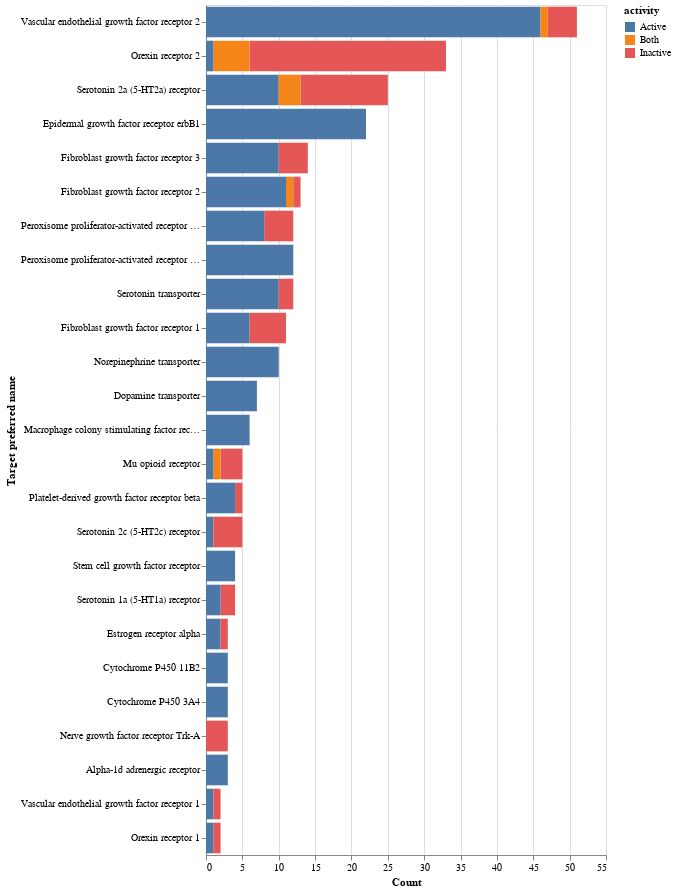

Notebook source saved alongside this figure:
### Code cell
temp = out_df.groupby('pref_name').filter(lambda x : len(x)>1)
ch = alt.Chart(temp).mark_bar()

# ch = ch.encode(
#     x = alt.X('pref_name', sort='-y', title='Target preferred name'),
#     y = alt.Y('count()'),
#     color=alt.Color('activity'),
#     order=alt.Order('activity', sort='ascending'),
# )

ch = ch.encode(
    y = alt.Y('pref_name', sort='-x', title='Target preferred name'),
    x = alt.X('count()', title='Count'),
    color=alt.Color('activity'),
    order=alt.Order('activity', sort='ascending'),
    tooltip=['count()',]
).properties(height=850,width=400)

ch.configure_axisY(
titleFontSize=13,
).configure_axisX(
titleFontSize=13
).configure_axisBottom(labelAngle=-35).configure_header(
    titleFontSize=40, 
    labelFontSize=40
).configure_axisY(
    titleAngle=0,
    titleAlign="left",
    titleY=-10,
    titleX=-20,
    titleFontSize=16,
).configure_legend(orient='bottom',labelFontSize=22)

ch.interactive()

### Figure 1 — Vega-Lite specification as saved in the notebook (floating-point values rounded to 4 significant figures; data arrays with more than 128 entries replaced by an {"elided": "..."} marker saying what was removed)
{"config": {"view": {"continuousWidth": 400, "continuousHeight": 300}}, "data": {"name": "data-3beff6cc019be955ce8e734e67e1a60b"}, "mark": "bar", "encoding": {"color": {"type": "nominal", "field": "activity"}, "order": {"type": "nominal", "field": "activity", "sort": "ascending"}, "tooltip": [{"type": "quantitative", "aggregate": "count"}], "x": {"type": "quantitative", "aggregate": "count", "title": "Count"}, "y": {"type": "nominal", "field": "pref_name", "sort": "-x", "title": "Target preferred name"}}, "height": 850, "selection": {"selector026": {"type": "interval", "bind": "scales", "encodings": ["x", "y"]}}, "width": 400, "$schema": "https://vega.github.io/schema/vega-lite/v4.8.1.json", "datasets": {"data-3beff6cc019be955ce8e734e67e1a60b": {"elided": "270 records"}}}
